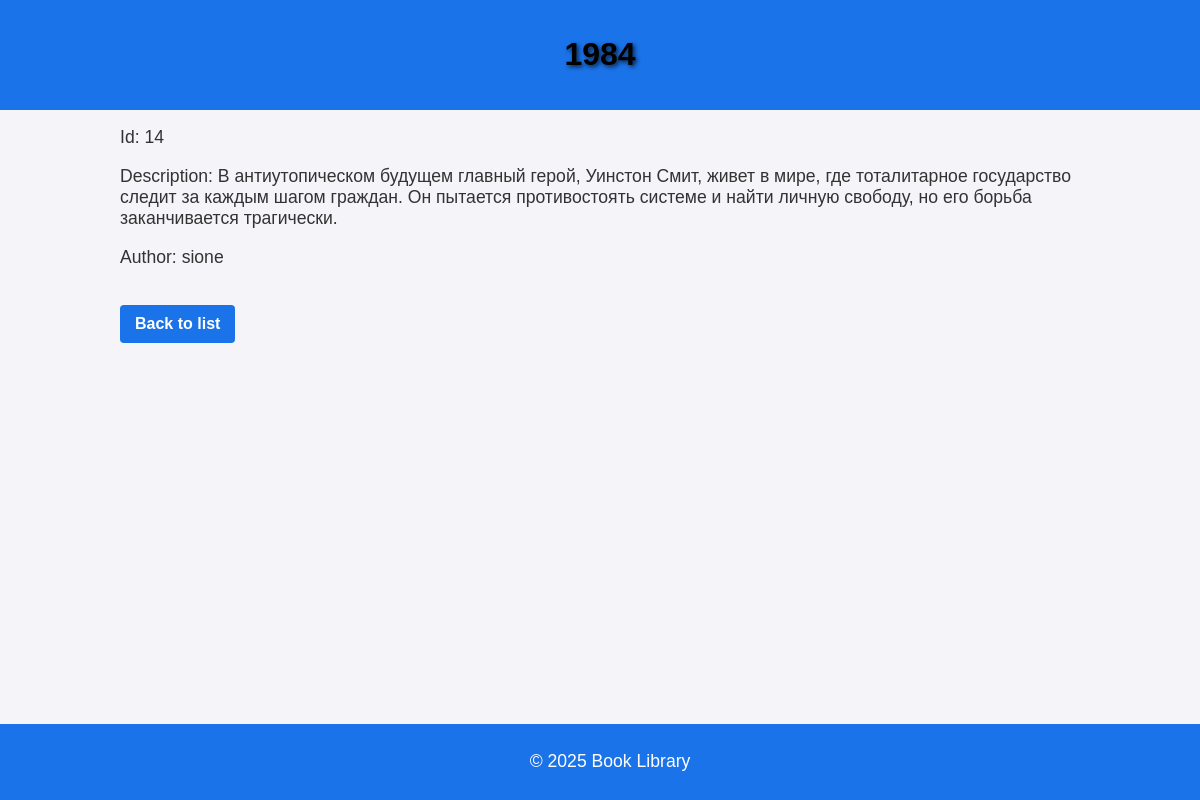
The page /book/14/ on the database its author committed.
### books/models.py (models this page shows, shortened)
class Book(models.Model):
    title = models.CharField(max_length=100)
    description = models.TextField()
    user = models.ForeignKey(User, on_delete=models.CASCADE)  # Ссылка на пользователя (автора)

### books/views.py (the view)
# urls.py: path('book/<int:id>/', views.book_detail, name='book_detail'),
def book_detail(request, id):
    book = Book.objects.get(id=id)
    return render(request, 'book_detail.html', {'book': book})

### books/templates/book_detail.html (shortened to what this page needs)
<!DOCTYPE html>
<html lang="en">
<head>
      {% load static %}
    <link rel="stylesheet" href="{% static 'css/styles.css' %}">
</head>
<body>
    <header>
        <h1>{{ book.title }}</h1>
    </header>
    <div class="container">
            <p>Id: {{ book.id }}</p>
            <p>Description: {{ book.description }}</p>
            <p>Author: {{ book.user.username }}</p>
            <a href="{% url 'book_list' %}">Back to list</a>
    </div>
    <footer>
        <p>&copy; 2025 Book Library</p>
    </footer>
</body>
</html>

### books/static/css/styles.css (style rules this page uses)
body { font-family: Arial, sans-serif; background-color: #f4f4f9; color: #333; margin: 0; padding: 0; }
h1, h2 { color: #000000; text-shadow: 2px 2px 4px rgba(0, 0, 0, 0.7); }
a { color: #1a73e8; text-decoration: none; }
header { background-color: #1a73e8; color: white; padding: 15px; text-align: center; }
footer { background-color: #1a73e8; color: white; text-align: center; padding: 10px; position: fixed; width: 100%; bottom: 0; }
.container { width: 80%; margin: 0 auto; }
.container a { display: inline-block; margin-top: 20px; background-color: #1a73e8; color: white; padding: 10px 15px; border-radius: 4px; text-decoration: none; font-weight: bold; }
p { font-size: 1.1em; }

### rows shown on the page
Book: title "1984", id "14", description "В антиутопическом будущем главный герой, Уинстон Смит, живет в мире, где тоталитарное государство следит за каждым шагом граждан. Он пытается противостоять системе и найти личную свободу, но его борьба заканчивается трагически.", user.username "sione"
